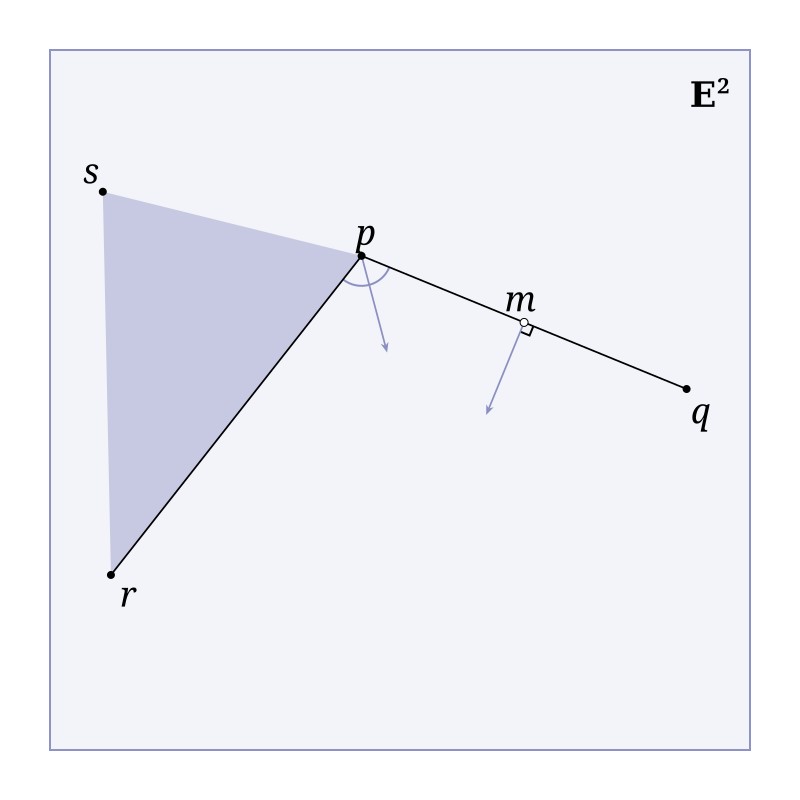

Reproduce this figure in Python.
import random
from math import cos, sin, tau

import drawsvg as dw
from numpy import cross

from diagram import normalize, rgb, rot90, vec2

Point = str
Segment = frozenset[Point]  # must have exactly two points
Angle = tuple[Point, Segment]  # vertex, then the other two points
Triangle = frozenset[Point]  # must have exactly three points


class Geometry:
    points: dict[Point, None]
    segments: set[Segment]
    midpoints: dict[Point, Segment]
    angles: set[Angle]
    triangles: set[Triangle]
    bisectors: set[Angle]
    perpendicular_bisectors: set[Segment]

    def __init__(self):
        self.points = {}
        self.segments = set()
        self.midpoints = {}
        self.angles = set()
        self.triangles = set()
        self.bisectors = set()
        self.perpendicular_bisectors = set()

    def point(self, p) -> Point:
        self.points[p] = None
        return p

    def segment(self, p, q) -> Segment:
        a = frozenset([p, q])
        self.segments.add(a)
        return a

    def midpoint(self, a, p) -> Point:
        self.points[p] = None
        self.midpoints[p] = a
        return p

    def angle(self, p, q, r) -> Angle:
        theta = (q, frozenset([p, r]))
        self.angles.add(theta)
        return theta

    def triangle(self, p, q, r) -> Triangle:
        t = frozenset([p, q, r])
        self.triangles.add(t)
        return t

    def bisector(self, theta) -> Angle:
        self.bisectors.add(theta)
        return theta

    def perpendicular_bisector(self, a) -> Segment:
        self.perpendicular_bisectors.add(a)
        return a


def euclidean(g: Geometry, *, seed):
    canvas = 800
    d = dw.Drawing(canvas, canvas)

    darkpurple = "#8c90c1"
    purple2 = rgb(0.106, 0.122, 0.54)

    stroke_width = 1.75
    text_padding = 25
    text_padding_2 = 40
    font_size = "35px"
    ray_length = 100
    point_radius = 4
    theta_radius = 30

    dim = 700
    gap = (canvas - dim) / 2
    d.append(
        dw.Rectangle(
            gap, gap, dim, dim, fill="#f3f4f9", stroke="#8e93c4", stroke_width=2
        )
    )
    d.append(
        dw.Text(
            "𝐄²",
            font_size,
            (canvas - gap) - text_padding_2,
            gap + text_padding_2,
            center=True,
            font_family="serif",
        )
    )

    random.seed(seed)
    rand = lambda: random.uniform(gap, canvas - gap)
    pos = {p: vec2(rand(), rand()) for p in g.points.keys()}
    for p, (q, r) in g.midpoints.items():
        pos[p] = (pos[q] + pos[r]) / 2

    for p, q, r in g.triangles:
        d.append(
            dw.Lines(
                *pos[p],
                *pos[q],
                *pos[r],
                fill=purple2,
                fill_opacity=0.2,
            )
        )

    def ray(p, t):
        n = rot90(t)
        d.append(
            dw.Line(
                *p,
                *(p + t * (ray_length - 5)),
                stroke_width=stroke_width,
                stroke=darkpurple,
            )
        )
        d.append(
            dw.Lines(
                *(p + t * ray_length),
                *(p + t * (ray_length - 10) - n * 4),
                *(p + t * (ray_length - 7)),
                *(p + t * (ray_length - 10) + n * 4),
                fill=darkpurple,
            )
        )

    for theta in g.angles:
        q, (p, r) = theta
        c = pos[q]
        a = normalize(pos[p] - c)
        b = normalize(pos[r] - c)
        x, y = c + a * theta_radius
        ex, ey = c + b * theta_radius

        path = dw.Path(fill="none", stroke_width=2, stroke=darkpurple)
        path.M(x, y)
        path.A(
            rx=theta_radius,
            ry=theta_radius,
            rot=0,
            large_arc=False,
            sweep=cross(a, b) > 0,
            ex=ex,
            ey=ey,
        )
        d.append(path)

        if theta in g.bisectors:
            ray(c, normalize(a + b))

    for p, q in g.perpendicular_bisectors:
        s = pos[p]
        v = pos[q] - s
        m = s + v / 2
        t = normalize(v)
        n = rot90(t)

        mark_size = 10
        u = t * mark_size
        if random.choice([n[1], -n[1]]) < 0:
            n = -n
            u = -u

        d.append(
            dw.Lines(
                *(m + n * mark_size),
                *(m + n * mark_size + u),
                *(m + u),
                fill="none",
                stroke_width=2,
                stroke="black",
            )
        )

        ray(m, n)

    for p, q in g.segments:
        d.append(dw.Line(*pos[p], *pos[q], stroke="black", stroke_width=stroke_width))

    for p, (x, y) in pos.items():
        if p in g.midpoints:
            d.append(dw.Circle(x, y, point_radius, fill="white", stroke="black"))
        else:
            d.append(dw.Circle(x, y, point_radius))

        theta = random.uniform(0, tau)
        r = text_padding
        d.append(
            dw.Text(
                p,
                font_size,
                x + r * cos(theta),
                y - r * sin(theta),
                center=True,
                font_family="serif",
                font_style="italic",
            )
        )

    return d


def draw():
    g = Geometry()
    p = g.point("p")
    q = g.point("q")
    r = g.point("r")
    s = g.point("s")
    a = g.segment(p, q)
    g.segment(p, r)
    g.midpoint(a, "m")
    theta = g.angle(q, p, r)
    g.triangle(p, r, s)
    g.bisector(theta)
    g.perpendicular_bisector(a)
    return euclidean(g, seed=63)
